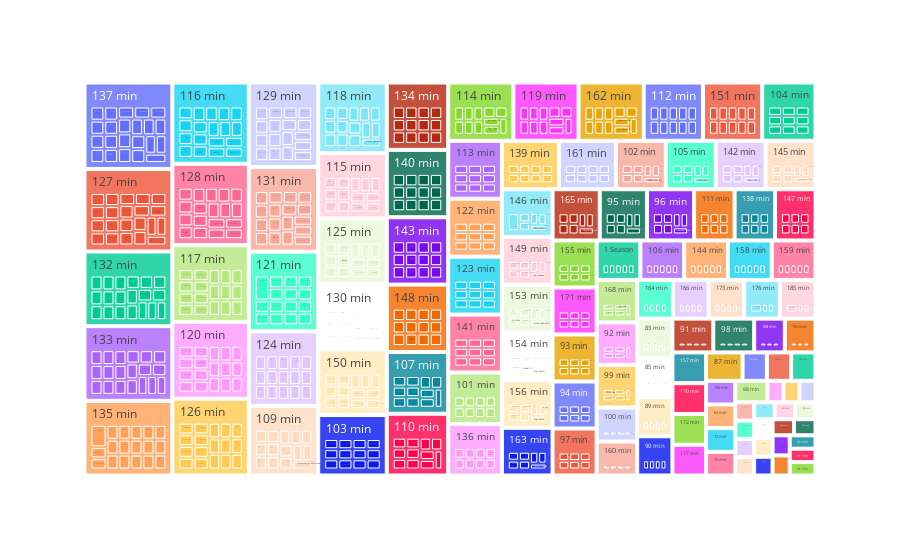

Notebook cell for this chart:
### Markdown cell above
Content in India

### Code cell
netflix_india=netflix_overall[netflix_overall['country']=='India']
netflix_india
netflix_india = netflix_india.dropna()
fig = px.treemap(netflix_india, path=['duration','director'], hover_data=['director','title'],color_continuous_scale='Black')
fig.show()

### Figure 1 — Plotly figure (JSON) as saved in the notebook; plotly's stock layout.template omitted (floating-point values rounded to 4 significant figures; data arrays with more than 128 entries replaced by an {"elided": "..."} marker saying what was removed)
{"data": [{"branchvalues": "total", "customdata": {"elided": "945x2 str values"}, "domain": {"x": [0, 1], "y": [0, 1]}, "hovertemplate": "labels=%{label}<br>count=%{value}<br>parent=%{parent}<br>id=%{id}<br>director=%{customdata[0]}<br>title=%{customdata[1]}<extra></extra>", "ids": {"elided": "945 str values"}, "labels": {"elided": "945 str values"}, "name": "", "parents": {"elided": "945 str values"}, "type": "treemap", "values": {"elided": "945 int values"}}], "layout": {"legend": {"tracegroupgap": 0}, "margin": {"t": 60}}}
